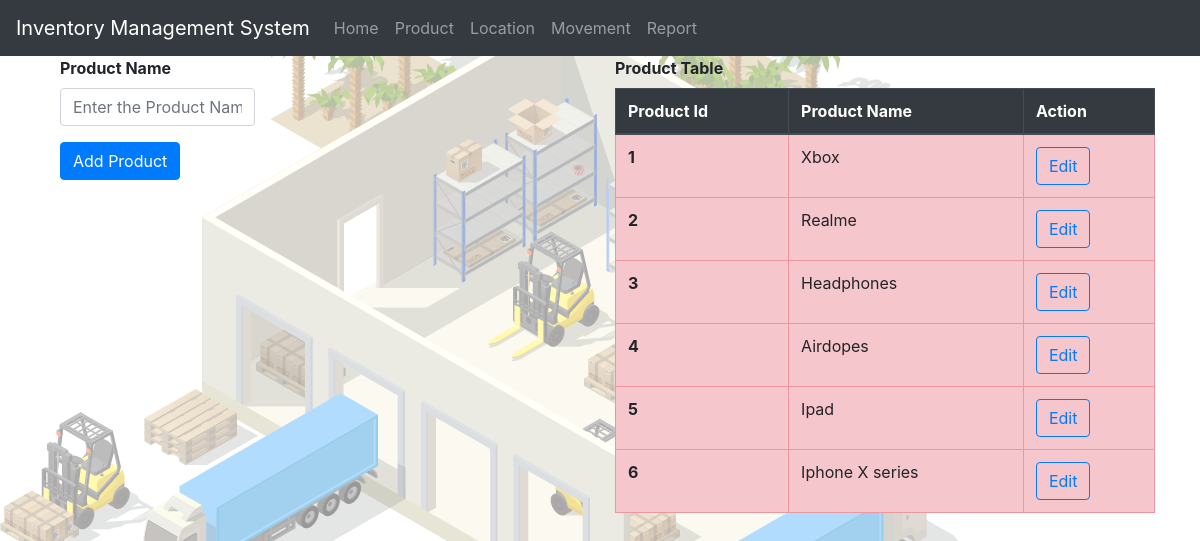
/product, run on an earlier commit of the app's database.
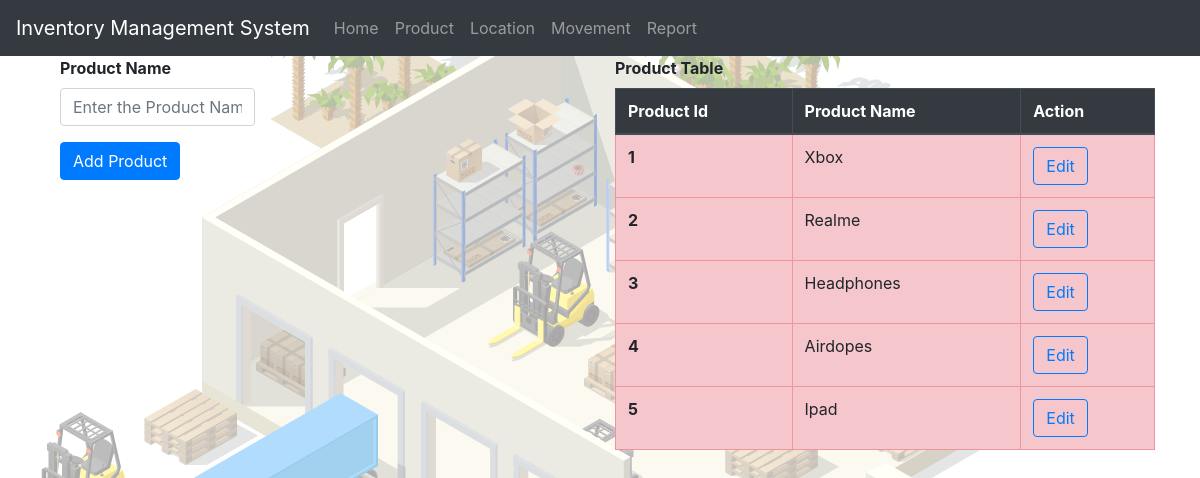
And on a later commit of the database.
### app.py (models this page shows, shortened)
class Product(db.Model):
    _id = db.Column( db.Integer, primary_key=True)
    pro_name = db.Column(db.String(50),nullable=False)

### app.py (the view, shortened to what this page needs)
@app.route("/product", methods = ["GET","POST"])
def product():
    products = Product.query.all()
    return render_template('product.html',products = products)

### templates/product.html (shortened to what this page needs)
{% extends 'index.html' %}
{% block content %}
<div class="container">
  <div class="row row-cols-2">
    <div class="col-sm-6">
      <form action="{{ url_for('product') }}" method="POST">
        <div class="form-group col-md-5">
            <label for="pro_name" ><b>Product Name</b></label>
            <input required type="text" class="form-control" id="pro_name" name="pro_name" placeholder="Enter the Product Name" >
          </div>
          <div class="form-group col-md-6">
            <button type="submit" class="btn btn-primary">Add Product</button>
          </div>
    </form>
    </div>
    <div class="col-sm-6">
      <label for="pro_name" ><b>Product Table</b></label>
      <table class="table table-hover table-bordered table-danger">
        <thead class="thead-dark">
          <tr>
            <th scope="col">Product Id</th>
            <th scope="col">Product Name</th>
            <th scope="col">Action</th>
          </tr>
        </thead>
        <tbody>
          {% for product in products %}
            <tr>
              <th> {{ loop.index }} </th>
              <td>{{ product.pro_name }}</td>
              <td>
                <button type="button" class="btn btn-outline-primary" data-toggle="modal" data-target="#editProduct{{product._id}}" >Edit</button>
              </td>
            </tr>
            {% endfor %}
        </tbody>
      </table>
    </div>
  </div>
</div>
{% endblock %}

What changed in the data, as far as the page shows it:
removed Product: pro_name "Iphone X series"
